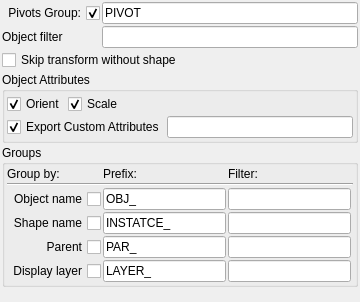
               <widget class="QWidget" name="scrollAreaWidgetContents_3">
                <property name="geometry">
                 <rect>
                  <x>0</x>
                  <y>0</y>
                  <width>360</width>
                  <height>302</height>
                 </rect>
                </property>
                <layout class="QVBoxLayout" name="verticalLayout_17">
                 <property name="spacing">
                  <number>2</number>
                 </property>
                 <property name="margin">
                  <number>2</number>
                 </property>
                 <item>
                  <layout class="QGridLayout" name="gridLayout_3">
                   <item row="1" column="2">
                    <widget class="QLineEdit" name="expPivotsGlobalGroupName_le">
                     <property name="toolTip">
                      <string>&lt;!DOCTYPE HTML PUBLIC &quot;-//W3C//DTD HTML 4.0//EN&quot; &quot;http://www.w3.org/TR/REC-html40/strict.dtd&quot;&gt;
&lt;html&gt;&lt;head&gt;&lt;meta name=&quot;qrichtext&quot; content=&quot;1&quot; /&gt;&lt;style type=&quot;text/css&quot;&gt;
p, li { white-space: pre-wrap; }
&lt;/style&gt;&lt;/head&gt;&lt;body style=&quot; font-family:'MS Shell Dlg 2'; font-size:8.25pt; font-weight:400; font-style:normal;&quot;&gt;
&lt;p style=&quot; margin-top:0px; margin-bottom:0px; margin-left:0px; margin-right:0px; -qt-block-indent:0; text-indent:0px;&quot;&gt;&lt;span style=&quot; font-size:8pt;&quot;&gt;Main pivots group name&lt;/span&gt;&lt;/p&gt;&lt;/body&gt;&lt;/html&gt;</string>
                     </property>
                     <property name="text">
                      <string>PIVOT</string>
                     </property>
                    </widget>
                   </item>
                   <item row="2" column="1">
                    <widget class="QLabel" name="label_22">
                     <property name="text">
                      <string>Object filter</string>
                     </property>
                    </widget>
                   </item>
                   <item row="2" column="2">
                    <widget class="QLineEdit" name="pivotFilter_le">
                     <property name="toolTip">
                      <string>&lt;!DOCTYPE HTML PUBLIC &quot;-//W3C//DTD HTML 4.0//EN&quot; &quot;http://www.w3.org/TR/REC-html40/strict.dtd&quot;&gt;
&lt;html&gt;&lt;head&gt;&lt;meta name=&quot;qrichtext&quot; content=&quot;1&quot; /&gt;&lt;style type=&quot;text/css&quot;&gt;
p, li { white-space: pre-wrap; }
&lt;/style&gt;&lt;/head&gt;&lt;body style=&quot; font-family:'MS Shell Dlg 2'; font-size:8.25pt; font-weight:400; font-style:normal;&quot;&gt;
&lt;p style=&quot; margin-top:0px; margin-bottom:0px; margin-left:0px; margin-right:0px; -qt-block-indent:0; text-indent:0px;&quot;&gt;&lt;span style=&quot; font-size:8pt;&quot;&gt;Filter objects by name&lt;/span&gt;&lt;/p&gt;&lt;/body&gt;&lt;/html&gt;</string>
                     </property>
                     <property name="text">
                      <string/>
                     </property>
                    </widget>
                   </item>
                   <item row="3" column="1" colspan="2">
                    <widget class="QCheckBox" name="pivSkipTransform_cb">
                     <property name="toolTip">
                      <string>Do not export transfom nodes without shape</string>
                     </property>
                     <property name="text">
                      <string>Skip transform without shape</string>
                     </property>
                    </widget>
                   </item>
                   <item row="1" column="1">
                    <widget class="QCheckBox" name="pivotGroupEnable_cb">
                     <property name="toolTip">
                      <string>&lt;!DOCTYPE HTML PUBLIC &quot;-//W3C//DTD HTML 4.0//EN&quot; &quot;http://www.w3.org/TR/REC-html40/strict.dtd&quot;&gt;
&lt;html&gt;&lt;head&gt;&lt;meta name=&quot;qrichtext&quot; content=&quot;1&quot; /&gt;&lt;style type=&quot;text/css&quot;&gt;
p, li { white-space: pre-wrap; }
&lt;/style&gt;&lt;/head&gt;&lt;body style=&quot; font-family:'MS Shell Dlg 2'; font-size:8.25pt; font-weight:400; font-style:normal;&quot;&gt;
&lt;p style=&quot; margin-top:0px; margin-bottom:0px; margin-left:0px; margin-right:0px; -qt-block-indent:0; text-indent:0px;&quot;&gt;&lt;span style=&quot; font-size:8pt;&quot;&gt;Enable/disable global Pivot group&lt;/span&gt;&lt;/p&gt;&lt;/body&gt;&lt;/html&gt;</string>
                     </property>
                     <property name="layoutDirection">
                      <enum>Qt::RightToLeft</enum>
                     </property>
                     <property name="text">
                      <string>Pivots Group:</string>
                     </property>
                     <property name="checked">
                      <bool>true</bool>
                     </property>
                    </widget>
                   </item>
                  </layout>
                 </item>
                 <item>
                  <widget class="QGroupBox" name="pivotAttr_gb">
                   <property name="title">
                    <string>Object Attributes</string>
                   </property>
                   <property name="checkable">
                    <bool>false</bool>
                   </property>
                   <layout class="QVBoxLayout" name="verticalLayout_3">
                    <property name="spacing">
                     <number>2</number>
                    </property>
                    <property name="margin">
                     <number>2</number>
                    </property>
                    <item>
                     <layout class="QGridLayout" name="gridLayout_5">
                      <item row="0" column="0">
                       <widget class="QCheckBox" name="exportOrient_cb">
                        <property name="toolTip">
                         <string>&lt;!DOCTYPE HTML PUBLIC &quot;-//W3C//DTD HTML 4.0//EN&quot; &quot;http://www.w3.org/TR/REC-html40/strict.dtd&quot;&gt;
&lt;html&gt;&lt;head&gt;&lt;meta name=&quot;qrichtext&quot; content=&quot;1&quot; /&gt;&lt;style type=&quot;text/css&quot;&gt;
p, li { white-space: pre-wrap; }
&lt;/style&gt;&lt;/head&gt;&lt;body style=&quot; font-family:'MS Shell Dlg 2'; font-size:8.25pt; font-weight:400; font-style:normal;&quot;&gt;
&lt;p style=&quot; margin-top:0px; margin-bottom:0px; margin-left:0px; margin-right:0px; -qt-block-indent:0; text-indent:0px;&quot;&gt;&lt;span style=&quot; font-size:8pt;&quot;&gt;Export rotate as point attribute.&lt;/span&gt;&lt;/p&gt;
&lt;p style=&quot; margin-top:0px; margin-bottom:0px; margin-left:0px; margin-right:0px; -qt-block-indent:0; text-indent:0px;&quot;&gt;&lt;span style=&quot; font-size:8pt;&quot;&gt;attrib: &lt;/span&gt;&lt;span style=&quot; font-size:8pt; font-weight:600;&quot;&gt;orient&lt;/span&gt;&lt;/p&gt;
&lt;p style=&quot; margin-top:0px; margin-bottom:0px; margin-left:0px; margin-right:0px; -qt-block-indent:0; text-indent:0px;&quot;&gt;&lt;span style=&quot; font-size:8pt;&quot;&gt;type: vector4 (Quaternion)&lt;/span&gt;&lt;/p&gt;&lt;/body&gt;&lt;/html&gt;</string>
                        </property>
                        <property name="text">
                         <string>Orient</string>
                        </property>
                        <property name="checked">
                         <bool>true</bool>
                        </property>
                       </widget>
                      </item>
                      <item row="0" column="1">
                       <widget class="QCheckBox" name="scale_cb">
                        <property name="toolTip">
                         <string>&lt;!DOCTYPE HTML PUBLIC &quot;-//W3C//DTD HTML 4.0//EN&quot; &quot;http://www.w3.org/TR/REC-html40/strict.dtd&quot;&gt;
&lt;html&gt;&lt;head&gt;&lt;meta name=&quot;qrichtext&quot; content=&quot;1&quot; /&gt;&lt;style type=&quot;text/css&quot;&gt;
p, li { white-space: pre-wrap; }
&lt;/style&gt;&lt;/head&gt;&lt;body style=&quot; font-family:'MS Shell Dlg 2'; font-size:8.25pt; font-weight:400; font-style:normal;&quot;&gt;
&lt;p style=&quot; margin-top:0px; margin-bottom:0px; margin-left:0px; margin-right:0px; -qt-block-indent:0; text-indent:0px;&quot;&gt;&lt;span style=&quot; font-size:8pt;&quot;&gt;Export scale as point attribute.&lt;/span&gt;&lt;/p&gt;
&lt;p style=&quot; margin-top:0px; margin-bottom:0px; margin-left:0px; margin-right:0px; -qt-block-indent:0; text-indent:0px;&quot;&gt;&lt;span style=&quot; font-size:8pt;&quot;&gt;attrib: &lt;/span&gt;&lt;span style=&quot; font-size:8pt; font-weight:600;&quot;&gt;scale&lt;/span&gt;&lt;/p&gt;
&lt;p style=&quot; margin-top:0px; margin-bottom:0px; margin-left:0px; margin-right:0px; -qt-block-indent:0; text-indent:0px;&quot;&gt;&lt;span style=&quot; font-size:8pt;&quot;&gt;type: vector3&lt;/span&gt;&lt;/p&gt;&lt;/body&gt;&lt;/html&gt;</string>
                        </property>
                        <property name="text">
                         <string>Scale</string>
                        </property>
                        <property name="checked">
                         <bool>true</bool>
                        </property>
                       </widget>
                      </item>
                      <item row="0" column="2">
                       <spacer name="horizontalSpacer_3">
                        <property name="orientation">
                         <enum>Qt::Horizontal</enum>
                        </property>
                        <property name="sizeHint" stdset="0">
                         <size>
                          <width>40</width>
                          <height>20</height>
                         </size>
                        </property>
                       </spacer>
                      </item>
                     </layout>
                    </item>
                    <item>
                     <layout class="QHBoxLayout" name="horizontalLayout_6">
                      <item>
                       <widget class="QCheckBox" name="customPivotAttr_cb">
                        <property name="toolTip">
                         <string>Enable\disable export custom attributes</string>
                        </property>
                        <property name="text">
                         <string>Export Custom Attributes</string>
                        </property>
                        <property name="checked">
                         <bool>true</bool>
                        </property>
                       </widget>
                      </item>
                      <item>
                       <widget class="QLineEdit" name="customPivotAttr_le">
                        <property name="toolTip">
                         <string>&lt;html&gt;
	&lt;head&gt;
		&lt;title&gt;HTML Online Editor Sample&lt;/title&gt;
	&lt;/head&gt;
	&lt;body&gt;
		&lt;p&gt;
			&lt;span style=&quot; font-family:'sans-serif'; font-size:8pt; color:#000000; background-color:#ffffff;&quot;&gt;Create &lt;/span&gt;&lt;span style=&quot; font-family:'sans-serif'; font-size:8pt; text-decoration: underline; color:#000000; background-color:#ffffff;&quot;&gt;point&lt;/span&gt;&lt;span style=&quot; font-family:'sans-serif'; font-size:8pt; color:#000000; background-color:#ffffff;&quot;&gt; attributes from object (shape, transform). &lt;/span&gt;&lt;/p&gt;
		&lt;p style=&quot; margin-top:0px; margin-bottom:0px; margin-left:0px; margin-right:0px; -qt-block-indent:0; text-indent:0px;&quot;&gt;
			&lt;span style=&quot; font-family:'sans-serif'; font-size:8pt; color:#000000; background-color:#ffffff;&quot;&gt;Separate your attribute names with space.&lt;/span&gt;&lt;/p&gt;
		&lt;p style=&quot; margin-top:0px; margin-bottom:0px; margin-left:0px; margin-right:0px; -qt-block-indent:0; text-indent:0px;&quot;&gt;
			&lt;span style=&quot; font-family:'sans-serif'; font-size:8pt; color:#000000; background-color:#ffffff;&quot;&gt;Supported types: &lt;/span&gt;&lt;/p&gt;
		&lt;p style=&quot; margin-top:0px; margin-bottom:0px; margin-left:0px; margin-right:0px; -qt-block-indent:0; text-indent:0px;&quot;&gt;
			&lt;span style=&quot; font-family:'sans-serif'; font-size:8pt; font-style:italic; color:#000000; background-color:#ffffff;&quot;&gt;bool (int)&lt;/span&gt;&lt;/p&gt;
		&lt;p style=&quot; margin-top:0px; margin-bottom:0px; margin-left:0px; margin-right:0px; -qt-block-indent:0; text-indent:0px;&quot;&gt;
			&lt;span style=&quot; font-family:'sans-serif'; font-size:8pt; font-style:italic; color:#000000; background-color:#ffffff;&quot;&gt;int&lt;/span&gt;&lt;/p&gt;
		&lt;p style=&quot; margin-top:0px; margin-bottom:0px; margin-left:0px; margin-right:0px; -qt-block-indent:0; text-indent:0px;&quot;&gt;
			&lt;span style=&quot; font-family:'sans-serif'; font-size:8pt; font-style:italic; color:#000000; background-color:#ffffff;&quot;&gt;float&lt;/span&gt;&lt;/p&gt;
		&lt;p style=&quot; margin-top:0px; margin-bottom:0px; margin-left:0px; margin-right:0px; -qt-block-indent:0; text-indent:0px;&quot;&gt;
			&lt;span style=&quot; font-family:'sans-serif'; font-size:8pt; font-style:italic; color:#000000; background-color:#ffffff;&quot;&gt;vector2&lt;/span&gt;&lt;/p&gt;
		&lt;p style=&quot; margin-top:0px; margin-bottom:0px; margin-left:0px; margin-right:0px; -qt-block-indent:0; text-indent:0px;&quot;&gt;
			&lt;span style=&quot; font-family:'sans-serif'; font-size:8pt; font-style:italic; color:#000000; background-color:#ffffff;&quot;&gt;vector3&lt;/span&gt;&lt;/p&gt;
		&lt;p style=&quot; margin-top:0px; margin-bottom:0px; margin-left:0px; margin-right:0px; -qt-block-indent:0; text-indent:0px;&quot;&gt;
			&lt;span style=&quot; font-family:'sans-serif'; font-size:8pt; font-style:italic; color:#000000; background-color:#ffffff;&quot;&gt;vector4&lt;/span&gt;&lt;/p&gt;
		&lt;p style=&quot; margin-top:0px; margin-bottom:0px; margin-left:0px; margin-right:0px; -qt-block-indent:0; text-indent:0px;&quot;&gt;
			&lt;span style=&quot; font-family:'sans-serif'; font-size:8pt; color:#000000; background-color:#ffffff;&quot;&gt;Default = 0&lt;/span&gt;&lt;/p&gt;
		&lt;p style=&quot; margin-top:0px; margin-bottom:0px; margin-left:0px; margin-right:0px; -qt-block-indent:0; text-indent:0px;&quot;&gt;
			&lt;span style=&quot; font-family:'MS Shell Dlg 2'; font-size:8pt;&quot;&gt;In brackets, you can specify a default value&lt;/span&gt;&lt;/p&gt;
		&lt;p style=&quot; margin-top:0px; margin-bottom:0px; margin-left:0px; margin-right:0px; -qt-block-indent:0; text-indent:0px;&quot;&gt;
			&lt;span style=&quot; font-family:'sans-serif'; font-size:8pt; color:#000000; background-color:#ffffff;&quot;&gt;Example:&lt;/span&gt;&lt;/p&gt;
		&lt;p style=&quot; margin-top:0px; margin-bottom:0px; margin-left:0px; margin-right:0px; -qt-block-indent:0; text-indent:0px;&quot;&gt;
			&lt;span style=&quot; font-family:'sans-serif'; font-size:8pt; font-style:italic; color:#000000; background-color:#ffffff;&quot;&gt;myAttr(1)&lt;/span&gt;&lt;/p&gt;&lt;/body&gt;
&lt;/html&gt;</string>
                        </property>
                       </widget>
                      </item>
                     </layout>
                    </item>
                    <item>
                     <layout class="QVBoxLayout" name="attrTable_pivot_ly"/>
                    </item>
                   </layout>
                  </widget>
                 </item>
                 <item>
                  <layout class="QVBoxLayout" name="verticalLayout_7"/>
                 </item>
                 <item>
                  <widget class="QGroupBox" name="groupBox_9">
                   <property name="title">
                    <string>Groups</string>
                   </property>
                   <layout class="QGridLayout" name="gridLayout_7">
                    <property name="margin">
                     <number>2</number>
                    </property>
                    <property name="spacing">
                     <number>2</number>
                    </property>
                    <item row="4" column="2">
                     <widget class="QLineEdit" name="expPivotObj_le">
                      <property name="toolTip">
                       <string>Object name filter</string>
                      </property>
                     </widget>
                    </item>
                    <item row="6" column="2">
                     <widget class="QLineEdit" name="expPivotParent_le">
                      <property name="toolTip">
                       <string>Parent name filter</string>
                      </property>
                     </widget>
                    </item>
                    <item row="5" column="2">
                     <widget class="QLineEdit" name="expPivotShape_le">
                      <property name="toolTip">
                       <string>Shape name filter</string>
                      </property>
                     </widget>
                    </item>
                    <item row="2" column="0">
                     <widget class="QLabel" name="label_17">
                      <property name="text">
                       <string>Group by:</string>
                      </property>
                     </widget>
                    </item>
                    <item row="3" column="0" colspan="4">
                     <widget class="Line" name="line_7">
                      <property name="orientation">
                       <enum>Qt::Horizontal</enum>
                      </property>
                     </widget>
                    </item>
                    <item row="2" column="2">
                     <widget class="QLabel" name="label_18">
                      <property name="text">
                       <string>Filter:</string>
                      </property>
                     </widget>
                    </item>
                    <item row="4" column="0">
                     <widget class="QCheckBox" name="expPivotObj_cb">
                      <property name="toolTip">
                       <string>&lt;!DOCTYPE HTML PUBLIC &quot;-//W3C//DTD HTML 4.0//EN&quot; &quot;http://www.w3.org/TR/REC-html40/strict.dtd&quot;&gt;
&lt;html&gt;&lt;head&gt;&lt;meta name=&quot;qrichtext&quot; content=&quot;1&quot; /&gt;&lt;style type=&quot;text/css&quot;&gt;
p, li { white-space: pre-wrap; }
&lt;/style&gt;&lt;/head&gt;&lt;body style=&quot; font-family:'MS Shell Dlg 2'; font-size:8.25pt; font-weight:400; font-style:normal;&quot;&gt;
&lt;p style=&quot; margin-top:0px; margin-bottom:0px; margin-left:0px; margin-right:0px; -qt-block-indent:0; text-indent:0px;&quot;&gt;&lt;span style=&quot; font-size:8pt;&quot;&gt;Create point groups by object name&lt;/span&gt;&lt;/p&gt;
&lt;p style=&quot; margin-top:0px; margin-bottom:0px; margin-left:0px; margin-right:0px; -qt-block-indent:0; text-indent:0px;&quot;&gt;&lt;span style=&quot; font-size:8pt;&quot;&gt;&amp;lt;prefix&amp;gt;&amp;lt;nodeName&amp;gt;&lt;/span&gt;&lt;/p&gt;&lt;/body&gt;&lt;/html&gt;</string>
                      </property>
                      <property name="layoutDirection">
                       <enum>Qt::RightToLeft</enum>
                      </property>
                      <property name="text">
                       <string>Object name</string>
                      </property>
                     </widget>
                    </item>
                    <item row="5" column="0">
                     <widget class="QCheckBox" name="expPivotShape_cb">
                      <property name="toolTip">
                       <string>&lt;!DOCTYPE HTML PUBLIC &quot;-//W3C//DTD HTML 4.0//EN&quot; &quot;http://www.w3.org/TR/REC-html40/strict.dtd&quot;&gt;
&lt;html&gt;&lt;head&gt;&lt;meta name=&quot;qrichtext&quot; content=&quot;1&quot; /&gt;&lt;style type=&quot;text/css&quot;&gt;
p, li { white-space: pre-wrap; }
&lt;/style&gt;&lt;/head&gt;&lt;body style=&quot; font-family:'MS Shell Dlg 2'; font-size:8.25pt; font-weight:400; font-style:normal;&quot;&gt;
&lt;p style=&quot; margin-top:0px; margin-bottom:0px; margin-left:0px; margin-right:0px; -qt-block-indent:0; text-indent:0px;&quot;&gt;&lt;span style=&quot; font-size:8pt;&quot;&gt;Create point groups by shape name&lt;/span&gt;&lt;/p&gt;
&lt;p style=&quot; margin-top:0px; margin-bottom:0px; margin-left:0px; margin-right:0px; -qt-block-indent:0; text-indent:0px;&quot;&gt;&lt;span style=&quot; font-size:8pt;&quot;&gt;&amp;lt;prefix&amp;gt;&amp;lt;nodeName&amp;gt;&lt;/span&gt;&lt;/p&gt;&lt;/body&gt;&lt;/html&gt;</string>
                      </property>
                      <property name="layoutDirection">
                       <enum>Qt::RightToLeft</enum>
                      </property>
                      <property name="text">
                       <string>Shape name</string>
                      </property>
                     </widget>
                    </item>
                    <item row="6" column="0">
                     <widget class="QCheckBox" name="expPivotParent_cb">
                      <property name="toolTip">
                       <string>&lt;!DOCTYPE HTML PUBLIC &quot;-//W3C//DTD HTML 4.0//EN&quot; &quot;http://www.w3.org/TR/REC-html40/strict.dtd&quot;&gt;
&lt;html&gt;&lt;head&gt;&lt;meta name=&quot;qrichtext&quot; content=&quot;1&quot; /&gt;&lt;style type=&quot;text/css&quot;&gt;
p, li { white-space: pre-wrap; }
&lt;/style&gt;&lt;/head&gt;&lt;body style=&quot; font-family:'MS Shell Dlg 2'; font-size:8.25pt; font-weight:400; font-style:normal;&quot;&gt;
&lt;p style=&quot; margin-top:0px; margin-bottom:0px; margin-left:0px; margin-right:0px; -qt-block-indent:0; text-indent:0px;&quot;&gt;&lt;span style=&quot; font-size:8pt;&quot;&gt;Create point groups by parent name&lt;/span&gt;&lt;/p&gt;
&lt;p style=&quot; margin-top:0px; margin-bottom:0px; margin-left:0px; margin-right:0px; -qt-block-indent:0; text-indent:0px;&quot;&gt;&lt;span style=&quot; font-size:8pt;&quot;&gt;&amp;lt;prefix&amp;gt;&amp;lt;nodeName&amp;gt;&lt;/span&gt;&lt;/p&gt;&lt;/body&gt;&lt;/html&gt;</string>
                      </property>
                      <property name="layoutDirection">
                       <enum>Qt::RightToLeft</enum>
                      </property>
                      <property name="text">
                       <string>Parent</string>
                      </property>
                     </widget>
                    </item>
                    <item row="4" column="1">
                     <widget class="QLineEdit" name="expPivotObjPref_le">
                      <property name="toolTip">
                       <string>Object group prefix</string>
                      </property>
                      <property name="text">
                       <string>OBJ_</string>
                      </property>
                     </widget>
                    </item>
                    <item row="5" column="1">
                     <widget class="QLineEdit" name="expPivotShapePref_le">
                      <property name="toolTip">
                       <string>Shape group prefix</string>
                      </property>
                      <property name="text">
                       <string>INSTATCE_</string>
                      </property>
                     </widget>
                    </item>
                    <item row="6" column="1">
                     <widget class="QLineEdit" name="expPivotParentPref_le">
                      <property name="toolTip">
                       <string>Parent group prefix</string>
                      </property>
                      <property name="text">
                       <string>PAR_</string>
                      </property>
                     </widget>
                    </item>
                    <item row="2" column="1">
                     <widget class="QLabel" name="label_19">
                      <property name="text">
                       <string>Prefix:</string>
                      </property>
                     </widget>
                    </item>
                    <item row="7" column="0">
                     <widget class="QCheckBox" name="expPivotLayer_cb">
                      <property name="toolTip">
                       <string>&lt;!DOCTYPE HTML PUBLIC &quot;-//W3C//DTD HTML 4.0//EN&quot; &quot;http://www.w3.org/TR/REC-html40/strict.dtd&quot;&gt;
&lt;html&gt;&lt;head&gt;&lt;meta name=&quot;qrichtext&quot; content=&quot;1&quot; /&gt;&lt;style type=&quot;text/css&quot;&gt;
p, li { white-space: pre-wrap; }
&lt;/style&gt;&lt;/head&gt;&lt;body style=&quot; font-family:'MS Shell Dlg 2'; font-size:8.25pt; font-weight:400; font-style:normal;&quot;&gt;
&lt;p style=&quot; margin-top:0px; margin-bottom:0px; margin-left:0px; margin-right:0px; -qt-block-indent:0; text-indent:0px;&quot;&gt;&lt;span style=&quot; font-size:8pt;&quot;&gt;Groups by display layers&lt;/span&gt;&lt;/p&gt;
&lt;p style=&quot; margin-top:0px; margin-bottom:0px; margin-left:0px; margin-right:0px; -qt-block-indent:0; text-indent:0px;&quot;&gt;&lt;span style=&quot; font-size:8pt;&quot;&gt;&amp;lt;prefix&amp;gt;&amp;lt;layerName&amp;gt;&lt;/span&gt;&lt;/p&gt;&lt;/body&gt;&lt;/html&gt;</string>
                      </property>
                      <property name="layoutDirection">
                       <enum>Qt::RightToLeft</enum>
                      </property>
                      <property name="text">
                       <string>Display layer</string>
                      </property>
                     </widget>
                    </item>
                    <item row="7" column="1">
                     <widget class="QLineEdit" name="expPivotLayerPref_le">
                      <property name="toolTip">
                       <string>&lt;!DOCTYPE HTML PUBLIC &quot;-//W3C//DTD HTML 4.0//EN&quot; &quot;http://www.w3.org/TR/REC-html40/strict.dtd&quot;&gt;
&lt;html&gt;&lt;head&gt;&lt;meta name=&quot;qrichtext&quot; content=&quot;1&quot; /&gt;&lt;style type=&quot;text/css&quot;&gt;
p, li { white-space: pre-wrap; }
&lt;/style&gt;&lt;/head&gt;&lt;body style=&quot; font-family:'MS Shell Dlg 2'; font-size:8.25pt; font-weight:400; font-style:normal;&quot;&gt;
&lt;p style=&quot; margin-top:0px; margin-bottom:0px; margin-left:0px; margin-right:0px; -qt-block-indent:0; text-indent:0px;&quot;&gt;&lt;span style=&quot; font-size:8pt;&quot;&gt;Display layer group prefix&lt;/span&gt;&lt;/p&gt;&lt;/body&gt;&lt;/html&gt;</string>
                      </property>
                      <property name="text">
                       <string>LAYER_</string>
                      </property>
                     </widget>
                    </item>
                    <item row="7" column="2">
                     <widget class="QLineEdit" name="expPivotlayer_le">
                      <property name="toolTip">
                       <string>&lt;!DOCTYPE HTML PUBLIC &quot;-//W3C//DTD HTML 4.0//EN&quot; &quot;http://www.w3.org/TR/REC-html40/strict.dtd&quot;&gt;
&lt;html&gt;&lt;head&gt;&lt;meta name=&quot;qrichtext&quot; content=&quot;1&quot; /&gt;&lt;style type=&quot;text/css&quot;&gt;
p, li { white-space: pre-wrap; }
&lt;/style&gt;&lt;/head&gt;&lt;body style=&quot; font-family:'MS Shell Dlg 2'; font-size:8.25pt; font-weight:400; font-style:normal;&quot;&gt;
&lt;p style=&quot; margin-top:0px; margin-bottom:0px; margin-left:0px; margin-right:0px; -qt-block-indent:0; text-indent:0px;&quot;&gt;&lt;span style=&quot; font-size:8pt;&quot;&gt;Display layer name filter&lt;/span&gt;&lt;/p&gt;
&lt;p style=&quot; margin-top:0px; margin-bottom:0px; margin-left:0px; margin-right:0px; -qt-block-indent:0; text-indent:0px;&quot;&gt;&lt;span style=&quot; font-size:8pt;&quot;&gt;If the prefix is not found, use default group name &amp;lt;prefis&amp;gt;&amp;quot;deflayer&amp;quot;&lt;/span&gt;&lt;/p&gt;&lt;/body&gt;&lt;/html&gt;</string>
                      </property>
                     </widget>
                    </item>
                   </layout>
                  </widget>
                 </item>
                 <item>
                  <spacer name="verticalSpacer">
                   <property name="orientation">
                    <enum>Qt::Vertical</enum>
                   </property>
                   <property name="sizeHint" stdset="0">
                    <size>
                     <width>20</width>
                     <height>40</height>
                    </size>
                   </property>
                  </spacer>
                 </item>
                </layout>
               </widget>
